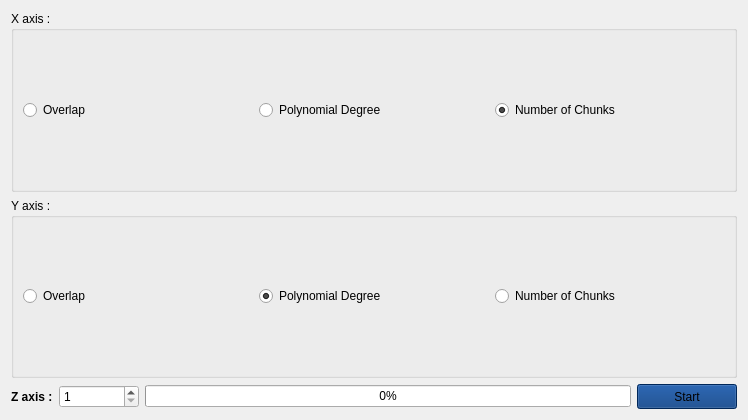
<?xml version="1.0" encoding="UTF-8"?>
<ui version="4.0">
 <class>Form</class>
 <widget class="QWidget" name="Form">
  <property name="geometry">
   <rect>
    <x>0</x>
    <y>0</y>
    <width>748</width>
    <height>420</height>
   </rect>
  </property>
  <property name="windowTitle">
   <string>Form</string>
  </property>
  <layout class="QVBoxLayout" name="verticalLayout">
   <item>
    <layout class="QVBoxLayout" name="error_map_setting_layout">
     <item>
      <widget class="QGroupBox" name="x_axis_groupBox">
       <property name="title">
        <string>X axis :</string>
       </property>
       <layout class="QHBoxLayout" name="horizontalLayout_2">
        <item>
         <widget class="QRadioButton" name="x_overlap">
          <property name="text">
           <string>Overlap</string>
          </property>
          <property name="checked">
           <bool>false</bool>
          </property>
         </widget>
        </item>
        <item>
         <widget class="QRadioButton" name="x_polydeg">
          <property name="text">
           <string>Polynomial Degree</string>
          </property>
          <property name="checked">
           <bool>false</bool>
          </property>
         </widget>
        </item>
        <item>
         <widget class="QRadioButton" name="x_numchunk">
          <property name="text">
           <string>Number of Chunks</string>
          </property>
          <property name="checked">
           <bool>true</bool>
          </property>
         </widget>
        </item>
       </layout>
      </widget>
     </item>
     <item>
      <widget class="QGroupBox" name="y_axis_groupBox">
       <property name="title">
        <string>Y axis :</string>
       </property>
       <layout class="QHBoxLayout" name="horizontalLayout_4">
        <item>
         <widget class="QRadioButton" name="y_overlap">
          <property name="text">
           <string>Overlap</string>
          </property>
          <property name="checked">
           <bool>false</bool>
          </property>
         </widget>
        </item>
        <item>
         <widget class="QRadioButton" name="y_polydeg">
          <property name="text">
           <string>Polynomial Degree</string>
          </property>
          <property name="checked">
           <bool>true</bool>
          </property>
         </widget>
        </item>
        <item>
         <widget class="QRadioButton" name="y_numchunk">
          <property name="text">
           <string>Number of Chunks</string>
          </property>
          <property name="checked">
           <bool>false</bool>
          </property>
         </widget>
        </item>
       </layout>
      </widget>
     </item>
     <item>
      <layout class="QHBoxLayout" name="z_axis_layout">
       <item>
        <widget class="QLabel" name="z_axis_label">
         <property name="sizePolicy">
          <sizepolicy hsizetype="Minimum" vsizetype="Ignored">
           <horstretch>0</horstretch>
           <verstretch>0</verstretch>
          </sizepolicy>
         </property>
         <property name="minimumSize">
          <size>
           <width>0</width>
           <height>0</height>
          </size>
         </property>
         <property name="styleSheet">
          <string notr="true">font: 10pt &quot;Sans Serif&quot;;
font-weight: bold;</string>
         </property>
         <property name="text">
          <string>Z axis :</string>
         </property>
        </widget>
       </item>
       <item>
        <widget class="QSpinBox" name="z_axis_spinbox">
         <property name="sizePolicy">
          <sizepolicy hsizetype="Maximum" vsizetype="Fixed">
           <horstretch>0</horstretch>
           <verstretch>0</verstretch>
          </sizepolicy>
         </property>
         <property name="minimumSize">
          <size>
           <width>80</width>
           <height>0</height>
          </size>
         </property>
         <property name="minimum">
          <number>1</number>
         </property>
         <property name="maximum">
          <number>100</number>
         </property>
        </widget>
       </item>
       <item>
        <layout class="QHBoxLayout" name="horizontalLayout">
         <item>
          <widget class="QProgressBar" name="progressBar">
           <property name="value">
            <number>0</number>
           </property>
          </widget>
         </item>
         <item>
          <widget class="QPushButton" name="error_map_button">
           <property name="minimumSize">
            <size>
             <width>100</width>
             <height>25</height>
            </size>
           </property>
           <property name="styleSheet">
            <string notr="true">background-color: rgb(0, 54, 125);</string>
           </property>
           <property name="text">
            <string>Start</string>
           </property>
          </widget>
         </item>
        </layout>
       </item>
      </layout>
     </item>
    </layout>
   </item>
  </layout>
 </widget>
 <resources/>
 <connections/>
</ui>
